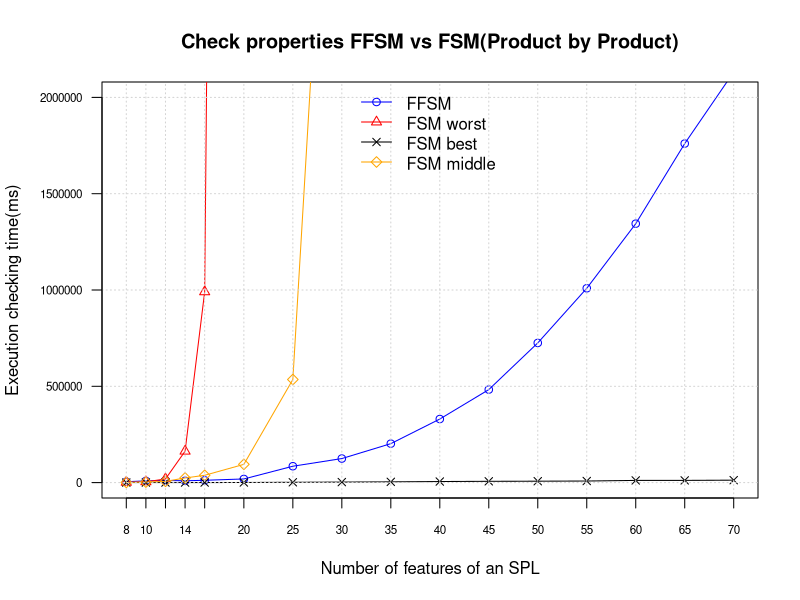

Write R code to recreate this figure.
rm(list=ls())

#Product = c(1,2,3,4,5,6,7,8,9,10,11,12,13,14,15)

#ffsm = c(567,389,285,448,659,779,917,1188,1270,1490,1206,1770,1609,1608,1792)
#fsm = c(8,10,11,207,11,23,45,92,306,501,1695,4026,8839,18922,38067)

Product = c(8,10,12,14,16,20,25,30,35,40,45,50,55,60,65,70)

ffsm = c(4630,8849,11205,9444,11973,18887,85021,124835,202250,330070,482869,725203,1008881,1344426,1760325,2131610)
fsm = c(1524,3952,18900,163010,990504,23102155,2390700465,74831257074,82741935033,211259618601,147661486668,192128758384,350055779527,332479684585,296591569237,336059447483)

#ffsm_best = c(4215,7063,12355,22142,105334,130965,219619,353873,520702,779515,1073709,1447125,1891641,2307943)
fsm_best = c(108,162,173,218,290,545,1621,2633,3829,5486,6622,7262,8169,11317,11462,12656)

#ffsm_mid = c(7978,9392,16228,89037,119795,207362,337395,500972,776861,1075784,1438131,1878687,2221902)
fsm_mid = c(789,2616,6478,24118,37944,94801,535234,4809151,44599327,276736533,3243250758,9819409682,110535597902,99999999999,99999999999,99999999999)


#pdf("~/myplot.pdf", width=5.05, height=3.8)
mar.default <- c(5,4,4,2) + 0.1
par(mar = mar.default + c(0, 1, 0, 0)) 

plot(Product, ffsm, type="o", main="Check properties FFSM vs FSM(Product by Product)",
     col="blue", xlab="", ylab="", 
     ylim=c(0, 2000000),  xaxt="n", yaxt="n")
lines(Product, fsm, col = "red", lty = 1, type="o", lwd=1, pch=2)
lines(Product, fsm_best, col = "black", lty = 1, type="o", lwd=1, pch=4)
lines(Product, fsm_mid, col = "orange", lty = 1, type="o", lwd=1, pch=5)
abline(h = 0, v = 8, col = "lightgray", lty = 3)
abline(v = 10, col = "lightgray", lty = 3)
abline(v = 12, col = "lightgray", lty = 3)
abline(v = 14, col = "lightgray", lty = 3)
abline(v = 16, col = "lightgray", lty = 3)
abline(v = 20, col = "lightgray", lty = 3)
abline(v = 25, col = "lightgray", lty = 3)
abline(v = 30, col = "lightgray", lty = 3)
abline(v = 35, col = "lightgray", lty = 3)
abline(v = 40, col = "lightgray", lty = 3)
abline(v = 45, col = "lightgray", lty = 3)
abline(v = 50, col = "lightgray", lty = 3)
abline(v = 55, col = "lightgray", lty = 3)
abline(v = 60, col = "lightgray", lty = 3)
abline(v = 65, col = "lightgray", lty = 3)
abline(v = 70, col = "lightgray", lty = 3)
abline(h = 500000, col = "lightgray", lty = 3)
abline(h = 1000000, col = "lightgray", lty = 3)
abline(h = 1500000, col = "lightgray", lty = 3)
abline(h = 2000000, col = "lightgray", lty = 3)
#abline(h = 500000, v = 8, col = "lightgray", lty = 3)

ex2 <- expression("FFSM", "FSM worst", "FSM best", "FSM middle")
legend("top", legend=ex2, lty=c(1,1,1,1), lwd=c(1,1,1,1), col=c("blue", "red","black","orange"), 
       adj = c(0, .6), cex=1, pch=c(1,2,4,5), bty="n")
axis(1, at=Product,labels=Product, col.axis="black", las=1, cex.axis=0.7)
axis(2, col.axis="black", las=2, cex.axis=0.7)

mtext("Number of features of an SPL", side = 1, line = 3, cex =1, font = 1)
mtext("Execution checking time(ms)", side = 2, line = 4, cex =1, font = 1)
